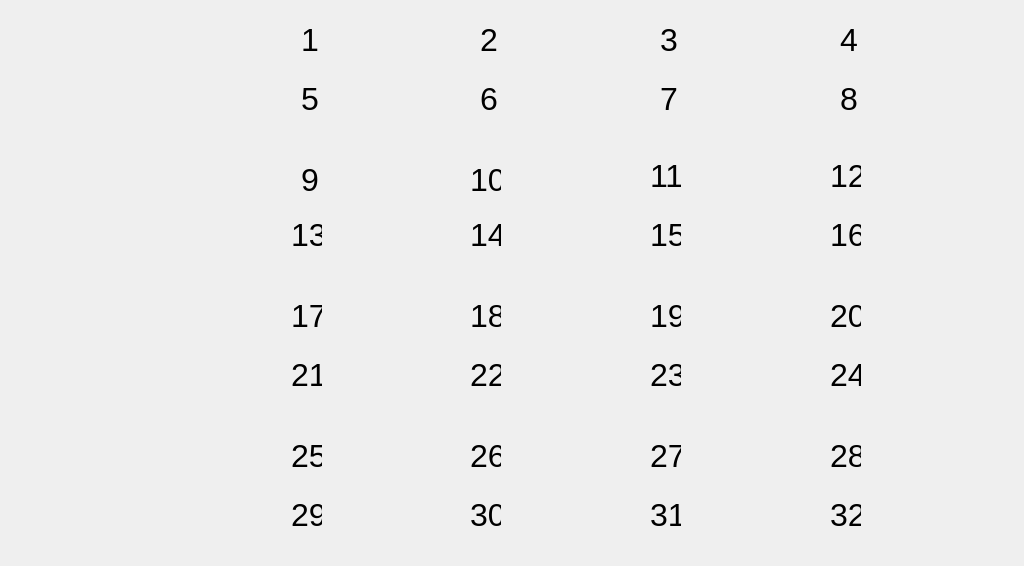
    <widget class="QWidget" name="tab_6">
     <attribute name="title">
      <string>自恢复防撞柱</string>
     </attribute>
     <widget class="QLabel" name="label_200">
      <property name="geometry">
       <rect>
        <x>-1</x>
        <y>0</y>
        <width>1015</width>
        <height>557</height>
       </rect>
      </property>
      <property name="styleSheet">
       <string notr="true">border-image: url(:/picture/crashbeijing.png);</string>
      </property>
      <property name="text">
       <string/>
      </property>
     </widget>
     <widget class="QLabel" name="label_cra1">
      <property name="geometry">
       <rect>
        <x>281</x>
        <y>11</y>
        <width>170</width>
        <height>53</height>
       </rect>
      </property>
      <property name="font">
       <font>
        <pointsize>18</pointsize>
       </font>
      </property>
      <property name="styleSheet">
       <string notr="true">border-image: url(:/picture/nosensor.gif);</string>
      </property>
      <property name="text">
       <string/>
      </property>
      <property name="wordWrap">
       <bool>false</bool>
      </property>
     </widget>
     <widget class="QLabel" name="label_cra2">
      <property name="geometry">
       <rect>
        <x>460</x>
        <y>11</y>
        <width>170</width>
        <height>53</height>
       </rect>
      </property>
      <property name="font">
       <font>
        <pointsize>18</pointsize>
       </font>
      </property>
      <property name="styleSheet">
       <string notr="true">border-image: url(:/picture/nosensor.gif);</string>
      </property>
      <property name="text">
       <string/>
      </property>
     </widget>
     <widget class="QLabel" name="label_cra3">
      <property name="geometry">
       <rect>
        <x>640</x>
        <y>11</y>
        <width>170</width>
        <height>53</height>
       </rect>
      </property>
      <property name="font">
       <font>
        <pointsize>18</pointsize>
       </font>
      </property>
      <property name="styleSheet">
       <string notr="true">border-image: url(:/picture/nosensor.gif);</string>
      </property>
      <property name="text">
       <string/>
      </property>
     </widget>
     <widget class="QLabel" name="label_cra4">
      <property name="geometry">
       <rect>
        <x>820</x>
        <y>11</y>
        <width>170</width>
        <height>53</height>
       </rect>
      </property>
      <property name="font">
       <font>
        <pointsize>18</pointsize>
       </font>
      </property>
      <property name="styleSheet">
       <string notr="true">border-image: url(:/picture/nosensor.gif);</string>
      </property>
      <property name="text">
       <string/>
      </property>
     </widget>
     <widget class="QLabel" name="label_cra5">
      <property name="geometry">
       <rect>
        <x>281</x>
        <y>70</y>
        <width>170</width>
        <height>53</height>
       </rect>
      </property>
      <property name="font">
       <font>
        <pointsize>18</pointsize>
       </font>
      </property>
      <property name="styleSheet">
       <string notr="true">border-image: url(:/picture/nosensor.gif);</string>
      </property>
      <property name="text">
       <string/>
      </property>
     </widget>
     <widget class="QLabel" name="label_cra6">
      <property name="geometry">
       <rect>
        <x>460</x>
        <y>70</y>
        <width>170</width>
        <height>53</height>
       </rect>
      </property>
      <property name="font">
       <font>
        <pointsize>18</pointsize>
       </font>
      </property>
      <property name="styleSheet">
       <string notr="true">border-image: url(:/picture/nosensor.gif);</string>
      </property>
      <property name="text">
       <string/>
      </property>
     </widget>
     <widget class="QLabel" name="label_cra7">
      <property name="geometry">
       <rect>
        <x>640</x>
        <y>70</y>
        <width>170</width>
        <height>53</height>
       </rect>
      </property>
      <property name="font">
       <font>
        <pointsize>18</pointsize>
       </font>
      </property>
      <property name="styleSheet">
       <string notr="true">border-image: url(:/picture/nosensor.gif);</string>
      </property>
      <property name="text">
       <string/>
      </property>
     </widget>
     <widget class="QLabel" name="label_cra8">
      <property name="geometry">
       <rect>
        <x>820</x>
        <y>70</y>
        <width>170</width>
        <height>53</height>
       </rect>
      </property>
      <property name="font">
       <font>
        <pointsize>18</pointsize>
       </font>
      </property>
      <property name="styleSheet">
       <string notr="true">border-image: url(:/picture/nosensor.gif);</string>
      </property>
      <property name="text">
       <string/>
      </property>
     </widget>
     <widget class="QLabel" name="label_cra9">
      <property name="geometry">
       <rect>
        <x>281</x>
        <y>151</y>
        <width>170</width>
        <height>53</height>
       </rect>
      </property>
      <property name="font">
       <font>
        <pointsize>18</pointsize>
       </font>
      </property>
      <property name="styleSheet">
       <string notr="true">border-image: url(:/picture/nosensor.gif);</string>
      </property>
      <property name="text">
       <string/>
      </property>
     </widget>
     <widget class="QLabel" name="label_cra10">
      <property name="geometry">
       <rect>
        <x>460</x>
        <y>151</y>
        <width>170</width>
        <height>53</height>
       </rect>
      </property>
      <property name="font">
       <font>
        <pointsize>18</pointsize>
       </font>
      </property>
      <property name="styleSheet">
       <string notr="true">border-image: url(:/picture/nosensor.gif);</string>
      </property>
      <property name="text">
       <string/>
      </property>
     </widget>
     <widget class="QLabel" name="label_cra11">
      <property name="geometry">
       <rect>
        <x>640</x>
        <y>151</y>
        <width>170</width>
        <height>53</height>
       </rect>
      </property>
      <property name="font">
       <font>
        <pointsize>18</pointsize>
       </font>
      </property>
      <property name="styleSheet">
       <string notr="true">border-image: url(:/picture/nosensor.gif);</string>
      </property>
      <property name="text">
       <string/>
      </property>
     </widget>
     <widget class="QLabel" name="label_cra12">
      <property name="geometry">
       <rect>
        <x>820</x>
        <y>151</y>
        <width>170</width>
        <height>53</height>
       </rect>
      </property>
      <property name="font">
       <font>
        <pointsize>18</pointsize>
       </font>
      </property>
      <property name="styleSheet">
       <string notr="true">border-image: url(:/picture/nosensor.gif);</string>
      </property>
      <property name="text">
       <string/>
      </property>
     </widget>
     <widget class="QLabel" name="label_cra14">
      <property name="geometry">
       <rect>
        <x>460</x>
        <y>210</y>
        <width>170</width>
        <height>53</height>
       </rect>
      </property>
      <property name="font">
       <font>
        <pointsize>18</pointsize>
       </font>
      </property>
      <property name="styleSheet">
       <string notr="true">border-image: url(:/picture/nosensor.gif);</string>
      </property>
      <property name="text">
       <string/>
      </property>
     </widget>
     <widget class="QLabel" name="label_cra15">
      <property name="geometry">
       <rect>
        <x>640</x>
        <y>210</y>
        <width>170</width>
        <height>53</height>
       </rect>
      </property>
      <property name="font">
       <font>
        <pointsize>18</pointsize>
       </font>
      </property>
      <property name="styleSheet">
       <string notr="true">border-image: url(:/picture/nosensor.gif);</string>
      </property>
      <property name="text">
       <string/>
      </property>
     </widget>
     <widget class="QLabel" name="label_cra16">
      <property name="geometry">
       <rect>
        <x>820</x>
        <y>210</y>
        <width>170</width>
        <height>53</height>
       </rect>
      </property>
      <property name="font">
       <font>
        <pointsize>18</pointsize>
       </font>
      </property>
      <property name="styleSheet">
       <string notr="true">border-image: url(:/picture/nosensor.gif);</string>
      </property>
      <property name="text">
       <string/>
      </property>
     </widget>
     <widget class="QLabel" name="label_cra17">
      <property name="geometry">
       <rect>
        <x>281</x>
        <y>291</y>
        <width>170</width>
        <height>53</height>
       </rect>
      </property>
      <property name="font">
       <font>
        <pointsize>18</pointsize>
       </font>
      </property>
      <property name="styleSheet">
       <string notr="true">border-image: url(:/picture/nosensor.gif);</string>
      </property>
      <property name="text">
       <string/>
      </property>
     </widget>
     <widget class="QLabel" name="label_cra18">
      <property name="geometry">
       <rect>
        <x>460</x>
        <y>291</y>
        <width>170</width>
        <height>53</height>
       </rect>
      </property>
      <property name="font">
       <font>
        <pointsize>18</pointsize>
       </font>
      </property>
      <property name="styleSheet">
       <string notr="true">border-image: url(:/picture/nosensor.gif);</string>
      </property>
      <property name="text">
       <string/>
      </property>
     </widget>
     <widget class="QLabel" name="label_cra19">
      <property name="geometry">
       <rect>
        <x>640</x>
        <y>291</y>
        <width>170</width>
        <height>53</height>
       </rect>
      </property>
      <property name="font">
       <font>
        <pointsize>18</pointsize>
       </font>
      </property>
      <property name="styleSheet">
       <string notr="true">border-image: url(:/picture/nosensor.gif);</string>
      </property>
      <property name="text">
       <string/>
      </property>
     </widget>
     <widget class="QLabel" name="label_cra20">
      <property name="geometry">
       <rect>
        <x>820</x>
        <y>291</y>
        <width>170</width>
        <height>53</height>
       </rect>
      </property>
      <property name="font">
       <font>
        <pointsize>18</pointsize>
       </font>
      </property>
      <property name="styleSheet">
       <string notr="true">border-image: url(:/picture/nosensor.gif);</string>
      </property>
      <property name="text">
       <string/>
      </property>
     </widget>
     <widget class="QLabel" name="label_cra21">
      <property name="geometry">
       <rect>
        <x>281</x>
        <y>350</y>
        <width>170</width>
        <height>53</height>
       </rect>
      </property>
      <property name="font">
       <font>
        <pointsize>18</pointsize>
       </font>
      </property>
      <property name="styleSheet">
       <string notr="true">border-image: url(:/picture/nosensor.gif);</string>
      </property>
      <property name="text">
       <string/>
      </property>
     </widget>
     <widget class="QLabel" name="label_cra22">
      <property name="geometry">
       <rect>
        <x>460</x>
        <y>350</y>
        <width>170</width>
        <height>53</height>
       </rect>
      </property>
      <property name="font">
       <font>
        <pointsize>18</pointsize>
       </font>
      </property>
      <property name="styleSheet">
       <string notr="true">border-image: url(:/picture/nosensor.gif);</string>
      </property>
      <property name="text">
       <string/>
      </property>
     </widget>
     <widget class="QLabel" name="label_cra23">
      <property name="geometry">
       <rect>
        <x>640</x>
        <y>350</y>
        <width>170</width>
        <height>53</height>
       </rect>
      </property>
      <property name="font">
       <font>
        <pointsize>18</pointsize>
       </font>
      </property>
      <property name="styleSheet">
       <string notr="true">border-image: url(:/picture/nosensor.gif);</string>
      </property>
      <property name="text">
       <string/>
      </property>
     </widget>
     <widget class="QLabel" name="label_cra24">
      <property name="geometry">
       <rect>
        <x>820</x>
        <y>350</y>
        <width>170</width>
        <height>53</height>
       </rect>
      </property>
      <property name="font">
       <font>
        <pointsize>18</pointsize>
       </font>
      </property>
      <property name="styleSheet">
       <string notr="true">border-image: url(:/picture/nosensor.gif);</string>
      </property>
      <property name="text">
       <string/>
      </property>
     </widget>
     <widget class="QLabel" name="label_cra25">
      <property name="geometry">
       <rect>
        <x>281</x>
        <y>431</y>
        <width>170</width>
        <height>53</height>
       </rect>
      </property>
      <property name="font">
       <font>
        <pointsize>18</pointsize>
       </font>
      </property>
      <property name="styleSheet">
       <string notr="true">border-image: url(:/picture/nosensor.gif);</string>
      </property>
      <property name="text">
       <string/>
      </property>
     </widget>
     <widget class="QLabel" name="label_cra26">
      <property name="geometry">
       <rect>
        <x>460</x>
        <y>431</y>
        <width>170</width>
        <height>53</height>
       </rect>
      </property>
      <property name="font">
       <font>
        <pointsize>18</pointsize>
       </font>
      </property>
      <property name="styleSheet">
       <string notr="true">border-image: url(:/picture/nosensor.gif);</string>
      </property>
      <property name="text">
       <string/>
      </property>
     </widget>
     <widget class="QLabel" name="label_cra27">
      <property name="geometry">
       <rect>
        <x>640</x>
        <y>431</y>
        <width>170</width>
        <height>53</height>
       </rect>
      </property>
      <property name="font">
       <font>
        <pointsize>18</pointsize>
       </font>
      </property>
      <property name="styleSheet">
       <string notr="true">border-image: url(:/picture/nosensor.gif);</string>
      </property>
      <property name="text">
       <string/>
      </property>
     </widget>
     <widget class="QLabel" name="label_cra28">
      <property name="geometry">
       <rect>
        <x>820</x>
        <y>431</y>
        <width>170</width>
        <height>53</height>
       </rect>
      </property>
      <property name="font">
       <font>
        <pointsize>18</pointsize>
       </font>
      </property>
      <property name="styleSheet">
       <string notr="true">border-image: url(:/picture/nosensor.gif);</string>
      </property>
      <property name="text">
       <string/>
      </property>
     </widget>
     <widget class="QLabel" name="label_cra29">
      <property name="geometry">
       <rect>
        <x>281</x>
        <y>490</y>
        <width>170</width>
        <height>53</height>
       </rect>
      </property>
      <property name="font">
       <font>
        <pointsize>18</pointsize>
       </font>
      </property>
      <property name="styleSheet">
       <string notr="true">border-image: url(:/picture/nosensor.gif);</string>
      </property>
      <property name="text">
       <string/>
      </property>
     </widget>
     <widget class="QLabel" name="label_cra30">
      <property name="geometry">
       <rect>
        <x>460</x>
        <y>490</y>
        <width>170</width>
        <height>53</height>
       </rect>
      </property>
      <property name="font">
       <font>
        <pointsize>18</pointsize>
       </font>
      </property>
      <property name="styleSheet">
       <string notr="true">border-image: url(:/picture/nosensor.gif);</string>
      </property>
      <property name="text">
       <string/>
      </property>
     </widget>
     <widget class="QLabel" name="label_cra31">
      <property name="geometry">
       <rect>
        <x>640</x>
        <y>490</y>
        <width>170</width>
        <height>53</height>
       </rect>
      </property>
      <property name="font">
       <font>
        <pointsize>18</pointsize>
       </font>
      </property>
      <property name="styleSheet">
       <string notr="true">border-image: url(:/picture/nosensor.gif);</string>
      </property>
      <property name="text">
       <string/>
      </property>
     </widget>
     <widget class="QLabel" name="label_cra32">
      <property name="geometry">
       <rect>
        <x>820</x>
        <y>490</y>
        <width>170</width>
        <height>53</height>
       </rect>
      </property>
      <property name="font">
       <font>
        <pointsize>18</pointsize>
       </font>
      </property>
      <property name="styleSheet">
       <string notr="true">border-image: url(:/picture/nosensor.gif);</string>
      </property>
      <property name="text">
       <string/>
      </property>
     </widget>
     <widget class="QLabel" name="label_cra13">
      <property name="geometry">
       <rect>
        <x>281</x>
        <y>210</y>
        <width>170</width>
        <height>53</height>
       </rect>
      </property>
      <property name="font">
       <font>
        <pointsize>18</pointsize>
       </font>
      </property>
      <property name="styleSheet">
       <string notr="true">border-image: url(:/picture/nosensor.gif);</string>
      </property>
      <property name="text">
       <string/>
      </property>
     </widget>
     <widget class="QLabel" name="label_nc11">
      <property name="geometry">
       <rect>
        <x>650</x>
        <y>160</y>
        <width>31</width>
        <height>31</height>
       </rect>
      </property>
      <property name="font">
       <font>
        <pointsize>24</pointsize>
       </font>
      </property>
      <property name="text">
       <string>11</string>
      </property>
     </widget>
     <widget class="QLabel" name="label_nc17">
      <property name="geometry">
       <rect>
        <x>291</x>
        <y>300</y>
        <width>31</width>
        <height>31</height>
       </rect>
      </property>
      <property name="font">
       <font>
        <pointsize>24</pointsize>
       </font>
      </property>
      <property name="text">
       <string>17</string>
      </property>
     </widget>
     <widget class="QLabel" name="label_nc3">
      <property name="geometry">
       <rect>
        <x>660</x>
        <y>24</y>
        <width>21</width>
        <height>31</height>
       </rect>
      </property>
      <property name="font">
       <font>
        <pointsize>24</pointsize>
       </font>
      </property>
      <property name="text">
       <string>3</string>
      </property>
     </widget>
     <widget class="QLabel" name="label_nc31">
      <property name="geometry">
       <rect>
        <x>650</x>
        <y>499</y>
        <width>31</width>
        <height>31</height>
       </rect>
      </property>
      <property name="font">
       <font>
        <pointsize>24</pointsize>
       </font>
      </property>
      <property name="text">
       <string>31</string>
      </property>
     </widget>
     <widget class="QLabel" name="label_nc14">
      <property name="geometry">
       <rect>
        <x>470</x>
        <y>219</y>
        <width>31</width>
        <height>31</height>
       </rect>
      </property>
      <property name="font">
       <font>
        <pointsize>24</pointsize>
       </font>
      </property>
      <property name="text">
       <string>14</string>
      </property>
     </widget>
     <widget class="QLabel" name="label_nc19">
      <property name="geometry">
       <rect>
        <x>650</x>
        <y>300</y>
        <width>31</width>
        <height>31</height>
       </rect>
      </property>
      <property name="font">
       <font>
        <pointsize>24</pointsize>
       </font>
      </property>
      <property name="text">
       <string>19</string>
      </property>
     </widget>
     <widget class="QLabel" name="label_nc16">
      <property name="geometry">
       <rect>
        <x>830</x>
        <y>219</y>
        <width>31</width>
        <height>31</height>
       </rect>
      </property>
      <property name="font">
       <font>
        <pointsize>24</pointsize>
       </font>
      </property>
      <property name="text">
       <string>16</string>
      </property>
     </widget>
     <widget class="QLabel" name="label_nc30">
      <property name="geometry">
       <rect>
        <x>470</x>
        <y>499</y>
        <width>31</width>
        <height>31</height>
       </rect>
      </property>
      <property name="font">
       <font>
        <pointsize>24</pointsize>
       </font>
      </property>
      <property name="text">
       <string>30</string>
      </property>
     </widget>
     <widget class="QLabel" name="label_nc7">
      <property name="geometry">
       <rect>
        <x>660</x>
        <y>83</y>
        <width>21</width>
        <height>31</height>
       </rect>
      </property>
      <property name="font">
       <font>
        <pointsize>24</pointsize>
       </font>
      </property>
      <property name="text">
       <string>7</string>
      </property>
     </widget>
     <widget class="QLabel" name="label_nc23">
      <property name="geometry">
       <rect>
        <x>650</x>
        <y>359</y>
        <width>31</width>
        <height>31</height>
       </rect>
      </property>
      <property name="font">
       <font>
        <pointsize>24</pointsize>
       </font>
      </property>
      <property name="text">
       <string>23</string>
      </property>
     </widget>
     <widget class="QLabel" name="label_nc29">
      <property name="geometry">
       <rect>
        <x>291</x>
        <y>499</y>
        <width>31</width>
        <height>31</height>
       </rect>
      </property>
      <property name="font">
       <font>
        <pointsize>24</pointsize>
       </font>
      </property>
      <property name="text">
       <string>29</string>
      </property>
     </widget>
     <widget class="QLabel" name="label_nc1">
      <property name="geometry">
       <rect>
        <x>301</x>
        <y>24</y>
        <width>21</width>
        <height>31</height>
       </rect>
      </property>
      <property name="sizePolicy">
       <sizepolicy hsizetype="Preferred" vsizetype="Preferred">
        <horstretch>0</horstretch>
        <verstretch>0</verstretch>
       </sizepolicy>
      </property>
      <property name="font">
       <font>
        <pointsize>24</pointsize>
       </font>
      </property>
      <property name="text">
       <string>1</string>
      </property>
     </widget>
     <widget class="QLabel" name="label_nc22">
      <property name="geometry">
       <rect>
        <x>470</x>
        <y>359</y>
        <width>31</width>
        <height>31</height>
       </rect>
      </property>
      <property name="font">
       <font>
        <pointsize>24</pointsize>
       </font>
      </property>
      <property name="text">
       <string>22</string>
      </property>
     </widget>
     <widget class="QLabel" name="label_nc15">
      <property name="geometry">
       <rect>
        <x>650</x>
        <y>219</y>
        <width>31</width>
        <height>31</height>
       </rect>
      </property>
      <property name="font">
       <font>
        <pointsize>24</pointsize>
       </font>
      </property>
      <property name="text">
       <string>15</string>
      </property>
     </widget>
     <widget class="QLabel" name="label_nc32">
      <property name="geometry">
       <rect>
        <x>830</x>
        <y>499</y>
        <width>31</width>
        <height>31</height>
       </rect>
      </property>
      <property name="font">
       <font>
        <pointsize>24</pointsize>
       </font>
      </property>
      <property name="text">
       <string>32</string>
      </property>
     </widget>
     <widget class="QLabel" name="label_nc2">
      <property name="geometry">
       <rect>
        <x>480</x>
        <y>24</y>
        <width>21</width>
        <height>31</height>
       </rect>
      </property>
      <property name="font">
       <font>
        <pointsize>24</pointsize>
       </font>
      </property>
      <property name="text">
       <string>2</string>
      </property>
     </widget>
     <widget class="QLabel" name="label_nc5">
      <property name="geometry">
       <rect>
        <x>301</x>
        <y>83</y>
        <width>21</width>
        <height>31</height>
       </rect>
      </property>
      <property name="font">
       <font>
        <pointsize>24</pointsize>
       </font>
      </property>
      <property name="text">
       <string>5</string>
      </property>
     </widget>
     <widget class="QLabel" name="label_nc21">
      <property name="geometry">
       <rect>
        <x>291</x>
        <y>359</y>
        <width>31</width>
        <height>31</height>
       </rect>
      </property>
      <property name="font">
       <font>
        <pointsize>24</pointsize>
       </font>
      </property>
      <property name="text">
       <string>21</string>
      </property>
     </widget>
     <widget class="QLabel" name="label_nc26">
      <property name="geometry">
       <rect>
        <x>470</x>
        <y>440</y>
        <width>31</width>
        <height>31</height>
       </rect>
      </property>
      <property name="font">
       <font>
        <pointsize>24</pointsize>
       </font>
      </property>
      <property name="text">
       <string>26</string>
      </property>
     </widget>
     <widget class="QLabel" name="label_nc27">
      <property name="geometry">
       <rect>
        <x>650</x>
        <y>440</y>
        <width>31</width>
        <height>31</height>
       </rect>
      </property>
      <property name="font">
       <font>
        <pointsize>24</pointsize>
       </font>
      </property>
      <property name="text">
       <string>27</string>
      </property>
     </widget>
     <widget class="QLabel" name="label_nc13">
      <property name="geometry">
       <rect>
        <x>291</x>
        <y>219</y>
        <width>31</width>
        <height>31</height>
       </rect>
      </property>
      <property name="font">
       <font>
        <pointsize>24</pointsize>
       </font>
      </property>
      <property name="text">
       <string>13</string>
      </property>
     </widget>
     <widget class="QLabel" name="label_nc9">
      <property name="geometry">
       <rect>
        <x>301</x>
        <y>164</y>
        <width>21</width>
        <height>31</height>
       </rect>
      </property>
      <property name="font">
       <font>
        <pointsize>24</pointsize>
       </font>
      </property>
      <property name="text">
       <string>9</string>
      </property>
     </widget>
     <widget class="QLabel" name="label_nc12">
      <property name="geometry">
       <rect>
        <x>830</x>
        <y>160</y>
        <width>31</width>
        <height>31</height>
       </rect>
      </property>
      <property name="font">
       <font>
        <pointsize>24</pointsize>
       </font>
      </property>
      <property name="text">
       <string>12</string>
      </property>
     </widget>
     <widget class="QLabel" name="label_nc20">
      <property name="geometry">
       <rect>
        <x>830</x>
        <y>300</y>
        <width>31</width>
        <height>31</height>
       </rect>
      </property>
      <property name="font">
       <font>
        <pointsize>24</pointsize>
       </font>
      </property>
      <property name="text">
       <string>20</string>
      </property>
     </widget>
     <widget class="QLabel" name="label_nc8">
      <property name="geometry">
       <rect>
        <x>840</x>
        <y>83</y>
        <width>21</width>
        <height>31</height>
       </rect>
      </property>
      <property name="font">
       <font>
        <pointsize>24</pointsize>
       </font>
      </property>
      <property name="text">
       <string>8</string>
      </property>
     </widget>
     <widget class="QLabel" name="label_nc4">
      <property name="geometry">
       <rect>
        <x>840</x>
        <y>24</y>
        <width>21</width>
        <height>31</height>
       </rect>
      </property>
      <property name="font">
       <font>
        <pointsize>24</pointsize>
       </font>
      </property>
      <property name="text">
       <string>4</string>
      </property>
     </widget>
     <widget class="QLabel" name="label_nc28">
      <property name="geometry">
       <rect>
        <x>830</x>
        <y>440</y>
        <width>31</width>
        <height>31</height>
       </rect>
      </property>
      <property name="font">
       <font>
        <pointsize>24</pointsize>
       </font>
      </property>
      <property name="text">
       <string>28</string>
      </property>
     </widget>
     <widget class="QLabel" name="label_nc25">
      <property name="geometry">
       <rect>
        <x>291</x>
        <y>440</y>
        <width>31</width>
        <height>31</height>
       </rect>
      </property>
      <property name="font">
       <font>
        <pointsize>24</pointsize>
       </font>
      </property>
      <property name="text">
       <string>25</string>
      </property>
     </widget>
     <widget class="QLabel" name="label_nc6">
      <property name="geometry">
       <rect>
        <x>480</x>
        <y>83</y>
        <width>21</width>
        <height>31</height>
       </rect>
      </property>
      <property name="font">
       <font>
        <pointsize>24</pointsize>
       </font>
      </property>
      <property name="text">
       <string>6</string>
      </property>
     </widget>
     <widget class="QLabel" name="label_nc24">
      <property name="geometry">
       <rect>
        <x>830</x>
        <y>359</y>
        <width>31</width>
        <height>31</height>
       </rect>
      </property>
      <property name="font">
       <font>
        <pointsize>24</pointsize>
       </font>
      </property>
      <property name="text">
       <string>24</string>
      </property>
     </widget>
     <widget class="QLabel" name="label_nc10">
      <property name="geometry">
       <rect>
        <x>470</x>
        <y>164</y>
        <width>31</width>
        <height>31</height>
       </rect>
      </property>
      <property name="font">
       <font>
        <pointsize>24</pointsize>
       </font>
      </property>
      <property name="text">
       <string>10</string>
      </property>
     </widget>
     <widget class="QLabel" name="label_nc18">
      <property name="geometry">
       <rect>
        <x>470</x>
        <y>300</y>
        <width>31</width>
        <height>31</height>
       </rect>
      </property>
      <property name="font">
       <font>
        <pointsize>24</pointsize>
       </font>
      </property>
      <property name="text">
       <string>18</string>
      </property>
     </widget>
    </widget>
